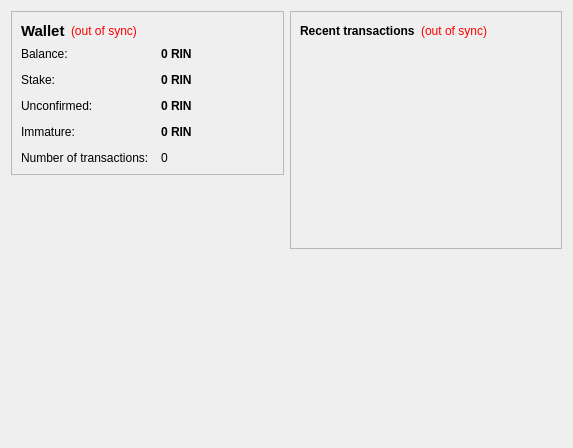
<?xml version="1.0" encoding="UTF-8"?>
<ui version="4.0">
 <class>OverviewPage</class>
 <widget class="QWidget" name="OverviewPage">
  <property name="geometry">
   <rect>
    <x>0</x>
    <y>0</y>
    <width>573</width>
    <height>342</height>
   </rect>
  </property>
  <property name="windowTitle">
   <string>Form</string>
  </property>
  <layout class="QHBoxLayout" name="horizontalLayout" stretch="1,1">
   <item>
    <layout class="QVBoxLayout" name="verticalLayout_2">
     <item>
      <widget class="QFrame" name="frame">
       <property name="frameShape">
        <enum>QFrame::StyledPanel</enum>
       </property>
       <property name="frameShadow">
        <enum>QFrame::Raised</enum>
       </property>
       <layout class="QVBoxLayout" name="verticalLayout_4">
        <item>
         <layout class="QHBoxLayout" name="horizontalLayout_4">
          <item>
           <widget class="QLabel" name="label_5">
            <property name="font">
             <font>
              <pointsize>11</pointsize>
              <weight>75</weight>
              <bold>true</bold>
             </font>
            </property>
            <property name="text">
             <string>Wallet</string>
            </property>
           </widget>
          </item>
          <item>
           <widget class="QLabel" name="labelWalletStatus">
            <property name="toolTip">
             <string>The displayed information may be out of date. Your wallet automatically synchronizes with the Ringo network after a connection is established, but this process has not completed yet.</string>
            </property>
            <property name="styleSheet">
             <string notr="true">QLabel { color: red; }</string>
            </property>
            <property name="text">
             <string notr="true">(out of sync)</string>
            </property>
            <property name="alignment">
             <set>Qt::AlignLeading|Qt::AlignLeft|Qt::AlignVCenter</set>
            </property>
           </widget>
          </item>
          <item>
           <spacer name="horizontalSpacer_2">
            <property name="orientation">
             <enum>Qt::Horizontal</enum>
            </property>
            <property name="sizeHint" stdset="0">
             <size>
              <width>40</width>
              <height>20</height>
             </size>
            </property>
           </spacer>
          </item>
         </layout>
        </item>
        <item>
         <layout class="QFormLayout" name="formLayout_2">
          <property name="fieldGrowthPolicy">
           <enum>QFormLayout::AllNonFixedFieldsGrow</enum>
          </property>
          <property name="horizontalSpacing">
           <number>12</number>
          </property>
          <property name="verticalSpacing">
           <number>12</number>
          </property>
          <item row="0" column="0">
           <widget class="QLabel" name="label">
            <property name="text">
             <string>Balance:</string>
            </property>
           </widget>
          </item>
          <item row="0" column="1">
           <widget class="QLabel" name="labelBalance">
            <property name="font">
             <font>
              <weight>75</weight>
              <bold>true</bold>
             </font>
            </property>
            <property name="cursor">
             <cursorShape>IBeamCursor</cursorShape>
            </property>
            <property name="toolTip">
             <string>Your current balance</string>
            </property>
            <property name="text">
             <string notr="true">0 RIN</string>
            </property>
            <property name="textInteractionFlags">
             <set>Qt::LinksAccessibleByMouse|Qt::TextSelectableByKeyboard|Qt::TextSelectableByMouse</set>
            </property>
           </widget>
          </item>
          <item row="1" column="0">
           <widget class="QLabel" name="label_6">
            <property name="text">
             <string>Stake:</string>
            </property>
           </widget>
          </item>
          <item row="1" column="1">
           <widget class="QLabel" name="labelStake">
            <property name="font">
             <font>
              <weight>75</weight>
              <bold>true</bold>
             </font>
            </property>
            <property name="cursor">
             <cursorShape>IBeamCursor</cursorShape>
            </property>
            <property name="toolTip">
             <string>Total of coins that was staked, and do not yet count toward the current balance</string>
            </property>
            <property name="text">
             <string notr="true">0 RIN</string>
            </property>
            <property name="textInteractionFlags">
             <set>Qt::LinksAccessibleByMouse|Qt::TextSelectableByKeyboard|Qt::TextSelectableByMouse</set>
            </property>
           </widget>
          </item>
          <item row="2" column="0">
           <widget class="QLabel" name="label_3">
            <property name="text">
             <string>Unconfirmed:</string>
            </property>
           </widget>
          </item>
          <item row="2" column="1">
           <widget class="QLabel" name="labelUnconfirmed">
            <property name="font">
             <font>
              <weight>75</weight>
              <bold>true</bold>
             </font>
            </property>
            <property name="cursor">
             <cursorShape>IBeamCursor</cursorShape>
            </property>
            <property name="toolTip">
             <string>Total of transactions that have yet to be confirmed, and do not yet count toward the current balance</string>
            </property>
            <property name="text">
             <string notr="true">0 RIN</string>
            </property>
            <property name="textInteractionFlags">
             <set>Qt::LinksAccessibleByMouse|Qt::TextSelectableByKeyboard|Qt::TextSelectableByMouse</set>
            </property>
           </widget>
          </item>
          <item row="3" column="0">
           <widget class="QLabel" name="labelImmatureText">
            <property name="text">
             <string>Immature:</string>
            </property>
           </widget>
          </item>
          <item row="3" column="1">
           <widget class="QLabel" name="labelImmature">
            <property name="font">
             <font>
              <weight>75</weight>
              <bold>true</bold>
             </font>
            </property>
            <property name="toolTip">
             <string>Mined balance that has not yet matured</string>
            </property>
            <property name="text">
             <string notr="true">0 RIN</string>
            </property>
            <property name="textInteractionFlags">
             <set>Qt::LinksAccessibleByMouse|Qt::TextSelectableByKeyboard|Qt::TextSelectableByMouse</set>
            </property>
           </widget>
          </item>
          <item row="4" column="0">
           <widget class="QLabel" name="label_2">
            <property name="text">
             <string>Number of transactions:</string>
            </property>
           </widget>
          </item>
          <item row="4" column="1">
           <widget class="QLabel" name="labelNumTransactions">
            <property name="toolTip">
             <string>Total number of transactions in wallet</string>
            </property>
            <property name="text">
             <string notr="true">0</string>
            </property>
           </widget>
          </item>
         </layout>
        </item>
       </layout>
      </widget>
     </item>
     <item>
      <spacer name="verticalSpacer">
       <property name="orientation">
        <enum>Qt::Vertical</enum>
       </property>
       <property name="sizeHint" stdset="0">
        <size>
         <width>20</width>
         <height>40</height>
        </size>
       </property>
      </spacer>
     </item>
     <item>
      <widget class="QFrame" name="frame_3">
       <property name="minimumSize">
        <size>
         <width>0</width>
         <height>256</height>
        </size>
       </property>
       <property name="styleSheet">
        <string notr="true">background-image: url(:/icons/Ringo256);background-repeat:none;background-position:bottom center;
</string>
       </property>
      </widget>
     </item>
    </layout>
   </item>
   <item>
    <layout class="QVBoxLayout" name="verticalLayout_3">
     <item>
      <widget class="QFrame" name="frame_2">
       <property name="frameShape">
        <enum>QFrame::StyledPanel</enum>
       </property>
       <property name="frameShadow">
        <enum>QFrame::Raised</enum>
       </property>
       <layout class="QVBoxLayout" name="verticalLayout">
        <item>
         <layout class="QHBoxLayout" name="horizontalLayout_2">
          <item>
           <widget class="QLabel" name="label_4">
            <property name="text">
             <string>&lt;b&gt;Recent transactions&lt;/b&gt;</string>
            </property>
           </widget>
          </item>
          <item>
           <widget class="QLabel" name="labelTransactionsStatus">
            <property name="toolTip">
             <string>The displayed information may be out of date. Your wallet automatically synchronizes with the Ringo network after a connection is established, but this process has not completed yet.</string>
            </property>
            <property name="styleSheet">
             <string notr="true">QLabel { color: red; }</string>
            </property>
            <property name="text">
             <string notr="true">(out of sync)</string>
            </property>
            <property name="alignment">
             <set>Qt::AlignRight|Qt::AlignTrailing|Qt::AlignVCenter</set>
            </property>
           </widget>
          </item>
          <item>
           <spacer name="horizontalSpacer">
            <property name="orientation">
             <enum>Qt::Horizontal</enum>
            </property>
            <property name="sizeHint" stdset="0">
             <size>
              <width>40</width>
              <height>20</height>
             </size>
            </property>
           </spacer>
          </item>
         </layout>
        </item>
        <item>
         <widget class="QListView" name="listTransactions">
          <property name="styleSheet">
           <string notr="true">QListView { background: transparent; }</string>
          </property>
          <property name="frameShape">
           <enum>QFrame::NoFrame</enum>
          </property>
          <property name="verticalScrollBarPolicy">
           <enum>Qt::ScrollBarAlwaysOff</enum>
          </property>
          <property name="horizontalScrollBarPolicy">
           <enum>Qt::ScrollBarAlwaysOff</enum>
          </property>
          <property name="selectionMode">
           <enum>QAbstractItemView::NoSelection</enum>
          </property>
         </widget>
        </item>
       </layout>
      </widget>
     </item>
     <item>
      <spacer name="verticalSpacer_2">
       <property name="orientation">
        <enum>Qt::Vertical</enum>
       </property>
       <property name="sizeHint" stdset="0">
        <size>
         <width>20</width>
         <height>40</height>
        </size>
       </property>
      </spacer>
     </item>
    </layout>
   </item>
  </layout>
 </widget>
 <resources>  
  <include location="../bitcoin.qrc"/>  
 </resources>  
 <connections/>
</ui>
